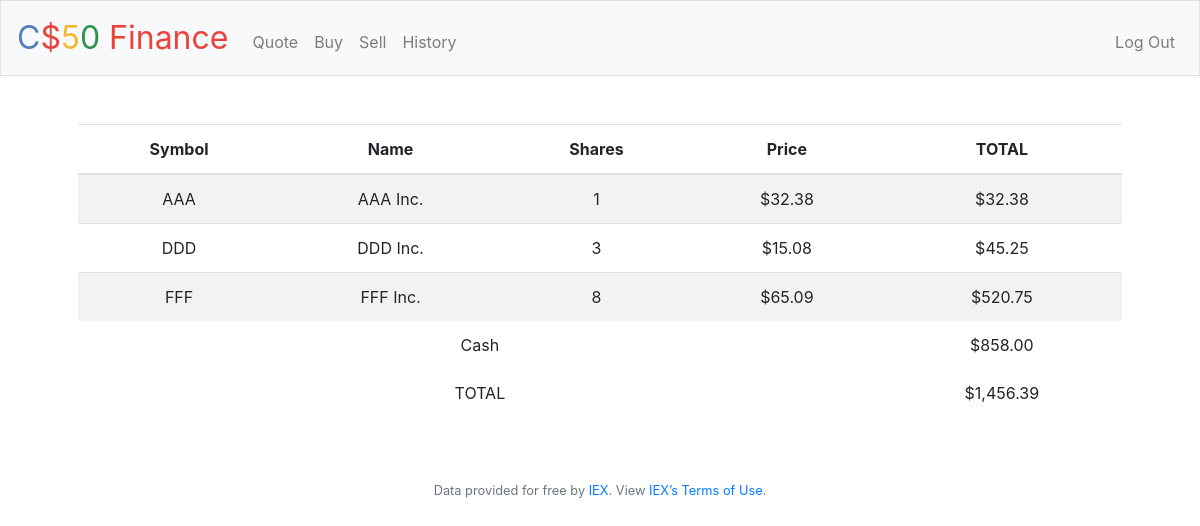
The page / (signed in) on the database its author committed.
### tables this page shows
CREATE TABLE transactions (
    id INTEGER,
    user_id INTEGER NOT NULL,
    symbol TEXT NOT NULL,
    shares INTEGER NOT NULL,
    transacted TEXT DEFAULT CURRENT_TIMESTAMP,
    PRIMARY KEY(id)
);

CREATE TABLE users (id INTEGER, username TEXT NOT NULL, hash TEXT NOT NULL, cash NUMERIC NOT NULL DEFAULT 10000.00, PRIMARY KEY(id));

### application.py (the view)
@app.route("/")
@login_required
def index():
    user_id = get_user_id()
    cash = fetch_cash(user_id)
    stocks = db.execute(
        "SELECT symbol, SUM(shares) AS shares FROM transactions WHERE user_id = ? GROUP BY symbol",
        user_id)
    stock_total = 0
    for stock in stocks:
        quote = lookup(stock["symbol"])
        total = quote["price"] * int(stock["shares"])
        stock["name"] = quote["name"]
        stock["price"] = quote["price"]
        stock["total"] = total
        stock_total += total
    portfolio = {
        "stocks": stocks,
        "cash": cash,
        "total": stock_total + cash
    }
    return render_template("index.html", portfolio=portfolio)

### application.py (called while the page is built)
@app.after_request
def after_request(response):
    response.headers["Cache-Control"] = "no-cache, no-store, must-revalidate"
    response.headers["Expires"] = 0
    response.headers["Pragma"] = "no-cache"
    return response

def get_user_id():
    return session["user_id"]

def fetch_cash(id):
    return int(db.execute("SELECT cash FROM users WHERE id = ?", id)[0]["cash"])

### helpers.py (called while the page is built)
def login_required(f):
    @wraps(f)
    def decorated_function(*args, **kwargs):
        if session.get("user_id") is None:
            return redirect("/login")
        return f(*args, **kwargs)
    return decorated_function

def lookup(symbol):
    price = random.uniform(0.00, 100.00)
    return {
        "name": f"{symbol} Inc.",
        "price": price,
        "symbol": symbol
    }

def usd(value):
    return f"${value:,.2f}"

### templates/index.html (shortened to what this page needs)
{% extends "layout.html" %}
{% block main %}
<table class="table table-striped">
    <thead>
        <tr>
            <th class="text-start">Symbol</th>
            <th class="text-start">Name</th>
            <th class="text-end">Shares</th>
            <th class="text-end">Price</th>
            <th class="text-end">TOTAL</th>
        </tr>
    </thead>
    <tbody>
        {% for stock in portfolio.stocks %}
        <tr>
            <td class="text-start">{{stock.symbol}}</td>
            <td class="text-start">{{stock.name}}</td>
            <td class="text-end">{{stock.shares}}</td>
            <td class="text-end">{{stock.price | usd}}</td>
            <td class="text-end">{{stock.total | usd}}</td>
        </tr>
        {% endfor %}
    </tbody>
    <tfoot>
        <tr>
            <td class="border-0 fw-bold text-end" colspan="4">Cash</td>
            <td class="border-0 text-end">{{portfolio.cash|usd}}</td>
        </tr>
        <tr>
            <td class="border-0 fw-bold text-end" colspan="4">TOTAL</td>
            <td class="border-0 w-bold text-end">{{portfolio.total | usd}}</td>
        </tr>
    </tfoot>
</table>
{% endblock %}

### templates/layout.html (shortened to what this page needs)
<!DOCTYPE html>
<html lang="en">
    <head>
        <link rel="stylesheet" href="https://cdn.jsdelivr.net/npm/bootstrap@4.5.3/dist/css/bootstrap.min.css">
        <link href="/static/styles.css" rel="stylesheet">
    </head>
    <body>
        <nav class="navbar navbar-expand-md navbar-light bg-light border">
            <a class="navbar-brand" href="/"><span class="blue">C</span><span class="red">$</span><span class="yellow">5</span><span class="green">0</span> <span class="red">Finance</span></a>
            <div class="collapse navbar-collapse" id="navbar">
                {% if session.user_id %}
                    <ul class="navbar-nav mr-auto mt-2">
                        <li class="nav-item"><a class="nav-link" href="/quote">Quote</a></li>
                        <li class="nav-item"><a class="nav-link" href="/buy">Buy</a></li>
                        <li class="nav-item"><a class="nav-link" href="/sell">Sell</a></li>
                        <li class="nav-item"><a class="nav-link" href="/history">History</a></li>
                    </ul>
                    <ul class="navbar-nav ml-auto mt-2">
                        <li class="nav-item"><a class="nav-link" href="/logout">Log Out</a></li>
                    </ul>
                {% else %}
                    <ul class="navbar-nav ml-auto mt-2">
                        <li class="nav-item"><a class="nav-link" href="/register">Register</a></li>
                        <li class="nav-item"><a class="nav-link" href="/login">Log In</a></li>
                    </ul>
                {% endif %}
            </div>
        </nav>
        <main class="container p-5">
            {% block main %}{% endblock %}
        </main>
        <footer class="small text-center text-muted">
            Data provided for free by <a href="https://iextrading.com/developer">IEX</a>. View <a href="https://iextrading.com/api-exhibit-a/">IEX’s Terms of Use</a>.
        </footer>
    </body>
</html>

### static/styles.css (style rules this page uses)
nav .navbar-brand { font-size: xx-large; }
nav .navbar-brand .blue { color: #537fbe; }
nav .navbar-brand .red { color: #ea433b; }
nav .navbar-brand .yellow { color: #f5b82e; }
nav .navbar-brand .green { color: #2e944b; }
main { overflow-x: auto; text-align: center; }

### rows shown on the page
transactions: symbol "AAA", name "AAA Inc.", shares "1", price "$32.38", total "$32.38"
transactions: symbol "DDD", name "DDD Inc.", shares "3", price "$15.08", total "$45.25"
users: cash "$858.00"

### other values the page prints
{{ stock.symbol }} "FFF"
{{ stock.name }} "FFF Inc."
{{ stock.shares }} "8"
{{ stock.price | usd }} "$65.09"
{{ stock.total | usd }} "$520.75"
{{ portfolio.total | usd }} "$1,456.39"
